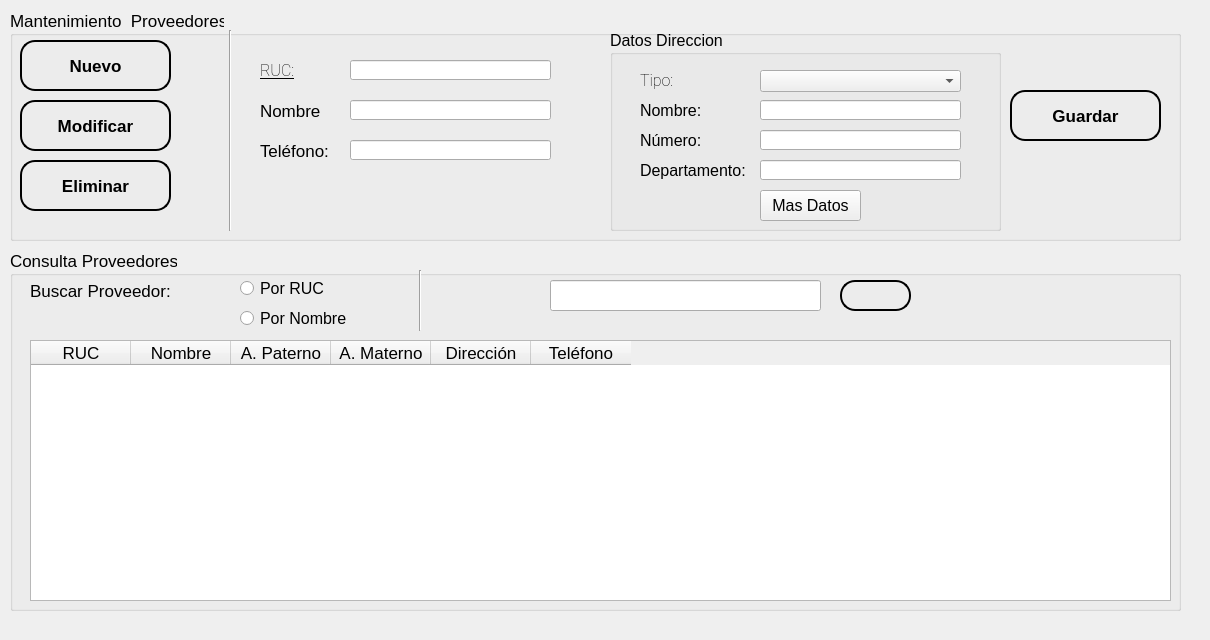
    <widget class="QWidget" name="A_Proveedores">
     <widget class="QLabel" name="fondo_">
      <property name="geometry">
       <rect>
        <x>0</x>
        <y>0</y>
        <width>1201</width>
        <height>631</height>
       </rect>
      </property>
      <property name="text">
       <string/>
      </property>
      <property name="pixmap">
       <pixmap resource="../../Imagenes/imagenes_proyecto.qrc">:/iconos/fondo2.PNG</pixmap>
      </property>
      <property name="scaledContents">
       <bool>true</bool>
      </property>
     </widget>
     <widget class="QGroupBox" name="gb_CProveedores">
      <property name="geometry">
       <rect>
        <x>10</x>
        <y>250</y>
        <width>1171</width>
        <height>361</height>
       </rect>
      </property>
      <property name="font">
       <font>
        <pointsize>13</pointsize>
       </font>
      </property>
      <property name="styleSheet">
       <string notr="true"/>
      </property>
      <property name="title">
       <string>Consulta Proveedores</string>
      </property>
      <widget class="QLabel" name="gb_CP_lbl_buscar">
       <property name="geometry">
        <rect>
         <x>20</x>
         <y>30</y>
         <width>191</width>
         <height>21</height>
        </rect>
       </property>
       <property name="styleSheet">
        <string notr="true">font: 57 12pt &quot;Roboto&quot;;</string>
       </property>
       <property name="text">
        <string>Buscar Proveedor:</string>
       </property>
      </widget>
      <widget class="QLineEdit" name="gb_CP_entry_consulta">
       <property name="geometry">
        <rect>
         <x>540</x>
         <y>30</y>
         <width>271</width>
         <height>31</height>
        </rect>
       </property>
      </widget>
      <widget class="QPushButton" name="gb_CP_btn_buscador">
       <property name="geometry">
        <rect>
         <x>830</x>
         <y>30</y>
         <width>71</width>
         <height>31</height>
        </rect>
       </property>
       <property name="styleSheet">
        <string notr="true">border-radius:15px;
border:2px solid black;</string>
       </property>
       <property name="text">
        <string/>
       </property>
       <property name="icon">
        <iconset resource="../../Imagenes/imagenes_proyecto.qrc">
         <normaloff>:/iconos/search_normal.png</normaloff>:/iconos/search_normal.png</iconset>
       </property>
       <property name="iconSize">
        <size>
         <width>40</width>
         <height>40</height>
        </size>
       </property>
      </widget>
      <widget class="QTableWidget" name="gb_CP_tw_datos_proveedores">
       <property name="geometry">
        <rect>
         <x>20</x>
         <y>90</y>
         <width>1141</width>
         <height>261</height>
        </rect>
       </property>
       <column>
        <property name="text">
         <string>RUC</string>
        </property>
       </column>
       <column>
        <property name="text">
         <string>Nombre</string>
        </property>
       </column>
       <column>
        <property name="text">
         <string>A. Paterno</string>
        </property>
       </column>
       <column>
        <property name="text">
         <string>A. Materno</string>
        </property>
       </column>
       <column>
        <property name="text">
         <string>Dirección</string>
        </property>
       </column>
       <column>
        <property name="text">
         <string>Teléfono</string>
        </property>
       </column>
      </widget>
      <widget class="QRadioButton" name="gb_CP_rb_por_ruc">
       <property name="geometry">
        <rect>
         <x>230</x>
         <y>30</y>
         <width>131</width>
         <height>17</height>
        </rect>
       </property>
       <property name="font">
        <font>
         <pointsize>12</pointsize>
        </font>
       </property>
       <property name="text">
        <string>Por RUC</string>
       </property>
      </widget>
      <widget class="QRadioButton" name="gb_CP_rb_por_nombre">
       <property name="geometry">
        <rect>
         <x>230</x>
         <y>60</y>
         <width>211</width>
         <height>17</height>
        </rect>
       </property>
       <property name="font">
        <font>
         <pointsize>12</pointsize>
        </font>
       </property>
       <property name="text">
        <string>Por Nombre</string>
       </property>
      </widget>
      <widget class="Line" name="gb_CP_separador">
       <property name="geometry">
        <rect>
         <x>400</x>
         <y>20</y>
         <width>20</width>
         <height>61</height>
        </rect>
       </property>
       <property name="orientation">
        <enum>Qt::Vertical</enum>
       </property>
      </widget>
     </widget>
     <widget class="QGroupBox" name="gb_MProveedores">
      <property name="geometry">
       <rect>
        <x>10</x>
        <y>10</y>
        <width>1171</width>
        <height>231</height>
       </rect>
      </property>
      <property name="font">
       <font>
        <pointsize>13</pointsize>
       </font>
      </property>
      <property name="styleSheet">
       <string notr="true"/>
      </property>
      <property name="title">
       <string>Mantenimiento  Proveedores</string>
      </property>
      <widget class="QPushButton" name="gb_MP_btn_nuevo">
       <property name="geometry">
        <rect>
         <x>10</x>
         <y>30</y>
         <width>151</width>
         <height>51</height>
        </rect>
       </property>
       <property name="font">
        <font>
         <pointsize>13</pointsize>
         <weight>75</weight>
         <bold>true</bold>
        </font>
       </property>
       <property name="styleSheet">
        <string notr="true">border-radius:15px;
border:2px solid black;</string>
       </property>
       <property name="text">
        <string>Nuevo</string>
       </property>
       <property name="icon">
        <iconset resource="../../Imagenes/imagenes_proyecto.qrc">
         <normaloff>:/iconos/add.png</normaloff>:/iconos/add.png</iconset>
       </property>
       <property name="iconSize">
        <size>
         <width>50</width>
         <height>50</height>
        </size>
       </property>
      </widget>
      <widget class="QPushButton" name="gb_MP_btn_modificar">
       <property name="geometry">
        <rect>
         <x>10</x>
         <y>90</y>
         <width>151</width>
         <height>51</height>
        </rect>
       </property>
       <property name="font">
        <font>
         <pointsize>13</pointsize>
         <weight>75</weight>
         <bold>true</bold>
        </font>
       </property>
       <property name="styleSheet">
        <string notr="true">border-radius:15px;
border:2px solid black;</string>
       </property>
       <property name="text">
        <string>Modificar</string>
       </property>
       <property name="icon">
        <iconset resource="../../Imagenes/imagenes_proyecto.qrc">
         <normaloff>:/iconos/restart.png</normaloff>:/iconos/restart.png</iconset>
       </property>
       <property name="iconSize">
        <size>
         <width>50</width>
         <height>50</height>
        </size>
       </property>
      </widget>
      <widget class="QPushButton" name="gb_MP_btn_guardar">
       <property name="geometry">
        <rect>
         <x>1000</x>
         <y>80</y>
         <width>151</width>
         <height>51</height>
        </rect>
       </property>
       <property name="font">
        <font>
         <pointsize>13</pointsize>
         <weight>75</weight>
         <italic>false</italic>
         <bold>true</bold>
        </font>
       </property>
       <property name="styleSheet">
        <string notr="true">border-radius:15px;
border:2px solid black;</string>
       </property>
       <property name="text">
        <string>Guardar</string>
       </property>
       <property name="icon">
        <iconset resource="../../Imagenes/imagenes_proyecto.qrc">
         <normaloff>:/iconos/save.png</normaloff>:/iconos/save.png</iconset>
       </property>
       <property name="iconSize">
        <size>
         <width>50</width>
         <height>50</height>
        </size>
       </property>
      </widget>
      <widget class="QPushButton" name="gb_MP_btn_eliminar">
       <property name="geometry">
        <rect>
         <x>10</x>
         <y>150</y>
         <width>151</width>
         <height>51</height>
        </rect>
       </property>
       <property name="font">
        <font>
         <pointsize>13</pointsize>
         <weight>75</weight>
         <bold>true</bold>
        </font>
       </property>
       <property name="styleSheet">
        <string notr="true">border-radius:15px;
border:2px solid black;</string>
       </property>
       <property name="text">
        <string>Eliminar</string>
       </property>
       <property name="icon">
        <iconset resource="../../Imagenes/imagenes_proyecto.qrc">
         <normaloff>:/iconos/trash.png</normaloff>:/iconos/trash.png</iconset>
       </property>
       <property name="iconSize">
        <size>
         <width>50</width>
         <height>50</height>
        </size>
       </property>
      </widget>
      <widget class="Line" name="gb_MP_separador">
       <property name="geometry">
        <rect>
         <x>210</x>
         <y>20</y>
         <width>20</width>
         <height>201</height>
        </rect>
       </property>
       <property name="orientation">
        <enum>Qt::Vertical</enum>
       </property>
      </widget>
      <widget class="QLabel" name="gb_MP_lbl_ruc">
       <property name="geometry">
        <rect>
         <x>250</x>
         <y>50</y>
         <width>61</width>
         <height>21</height>
        </rect>
       </property>
       <property name="font">
        <font>
         <family>Roboto</family>
         <pointsize>12</pointsize>
         <weight>7</weight>
         <italic>false</italic>
         <bold>false</bold>
         <underline>true</underline>
        </font>
       </property>
       <property name="styleSheet">
        <string notr="true">font: 57 12pt &quot;Roboto&quot;;</string>
       </property>
       <property name="text">
        <string>RUC:</string>
       </property>
      </widget>
      <widget class="QLineEdit" name="gb_MP_entry_ruc">
       <property name="geometry">
        <rect>
         <x>340</x>
         <y>50</y>
         <width>201</width>
         <height>20</height>
        </rect>
       </property>
      </widget>
      <widget class="QLineEdit" name="gb_MP_entry_nombre">
       <property name="geometry">
        <rect>
         <x>340</x>
         <y>90</y>
         <width>201</width>
         <height>20</height>
        </rect>
       </property>
       <property name="text">
        <string/>
       </property>
      </widget>
      <widget class="QLabel" name="gb_MP_lbl_nombre">
       <property name="geometry">
        <rect>
         <x>250</x>
         <y>90</y>
         <width>61</width>
         <height>21</height>
        </rect>
       </property>
       <property name="styleSheet">
        <string notr="true">font: 57 12pt &quot;Roboto&quot;;</string>
       </property>
       <property name="text">
        <string>Nombre:</string>
       </property>
      </widget>
      <widget class="QGroupBox" name="gb_MP_direccion">
       <property name="geometry">
        <rect>
         <x>600</x>
         <y>20</y>
         <width>391</width>
         <height>201</height>
        </rect>
       </property>
       <property name="font">
        <font>
         <pointsize>12</pointsize>
        </font>
       </property>
       <property name="title">
        <string>Datos Direccion</string>
       </property>
       <widget class="QLabel" name="gbMP_lbl_numero">
        <property name="geometry">
         <rect>
          <x>30</x>
          <y>100</y>
          <width>91</width>
          <height>21</height>
         </rect>
        </property>
        <property name="styleSheet">
         <string notr="true">font: 57 12pt &quot;Roboto&quot;;</string>
        </property>
        <property name="text">
         <string>Número:</string>
        </property>
       </widget>
       <widget class="QLineEdit" name="gbMP_entry_nombre">
        <property name="geometry">
         <rect>
          <x>150</x>
          <y>70</y>
          <width>201</width>
          <height>20</height>
         </rect>
        </property>
        <property name="text">
         <string/>
        </property>
       </widget>
       <widget class="QLineEdit" name="gbMP_entry_numero">
        <property name="geometry">
         <rect>
          <x>150</x>
          <y>100</y>
          <width>201</width>
          <height>20</height>
         </rect>
        </property>
        <property name="text">
         <string/>
        </property>
       </widget>
       <widget class="QLabel" name="gbMP_lbl_nombre">
        <property name="geometry">
         <rect>
          <x>30</x>
          <y>70</y>
          <width>61</width>
          <height>21</height>
         </rect>
        </property>
        <property name="styleSheet">
         <string notr="true">font: 57 12pt &quot;Roboto&quot;;</string>
        </property>
        <property name="text">
         <string>Nombre:</string>
        </property>
       </widget>
       <widget class="QLabel" name="gbMP_lbl_departamento">
        <property name="geometry">
         <rect>
          <x>30</x>
          <y>130</y>
          <width>111</width>
          <height>21</height>
         </rect>
        </property>
        <property name="styleSheet">
         <string notr="true">font: 57 12pt &quot;Roboto&quot;;</string>
        </property>
        <property name="text">
         <string>Departamento:</string>
        </property>
       </widget>
       <widget class="QLabel" name="gbMP_lbl_tipo">
        <property name="geometry">
         <rect>
          <x>30</x>
          <y>40</y>
          <width>61</width>
          <height>21</height>
         </rect>
        </property>
        <property name="font">
         <font>
          <family>Roboto</family>
          <pointsize>12</pointsize>
          <weight>7</weight>
          <italic>false</italic>
          <bold>false</bold>
          <underline>false</underline>
         </font>
        </property>
        <property name="styleSheet">
         <string notr="true">font: 57 12pt &quot;Roboto&quot;;</string>
        </property>
        <property name="text">
         <string>Tipo:</string>
        </property>
       </widget>
       <widget class="QLineEdit" name="gbMP_entry_departamento">
        <property name="geometry">
         <rect>
          <x>150</x>
          <y>130</y>
          <width>201</width>
          <height>20</height>
         </rect>
        </property>
        <property name="text">
         <string/>
        </property>
       </widget>
       <widget class="QComboBox" name="gbMP_cb_tipo">
        <property name="geometry">
         <rect>
          <x>150</x>
          <y>40</y>
          <width>201</width>
          <height>22</height>
         </rect>
        </property>
       </widget>
       <widget class="QPushButton" name="pushButton">
        <property name="geometry">
         <rect>
          <x>150</x>
          <y>160</y>
          <width>101</width>
          <height>31</height>
         </rect>
        </property>
        <property name="text">
         <string>Mas Datos</string>
        </property>
       </widget>
      </widget>
      <widget class="QLineEdit" name="gb_MP_entry_telefono">
       <property name="geometry">
        <rect>
         <x>340</x>
         <y>130</y>
         <width>201</width>
         <height>20</height>
        </rect>
       </property>
       <property name="text">
        <string/>
       </property>
      </widget>
      <widget class="QLabel" name="gb_MP_lbl_telefono">
       <property name="geometry">
        <rect>
         <x>250</x>
         <y>130</y>
         <width>81</width>
         <height>21</height>
        </rect>
       </property>
       <property name="styleSheet">
        <string notr="true">font: 57 12pt &quot;Roboto&quot;;</string>
       </property>
       <property name="text">
        <string>Teléfono:</string>
       </property>
      </widget>
     </widget>
    </widget>
